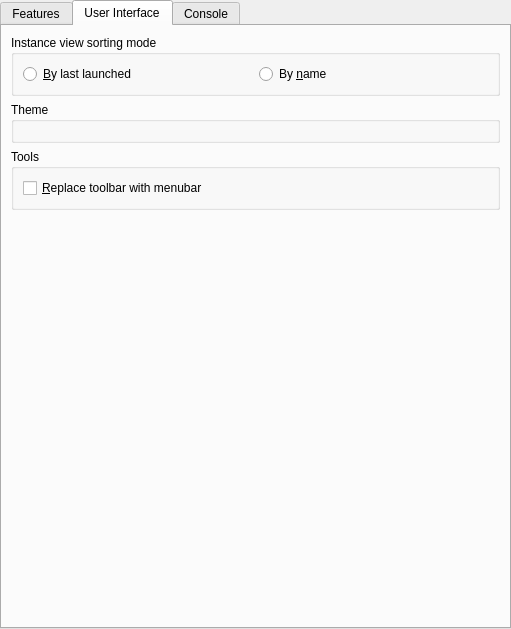
<?xml version="1.0" encoding="UTF-8"?>
<ui version="4.0">
 <class>LauncherPage</class>
 <widget class="QWidget" name="LauncherPage">
  <property name="geometry">
   <rect>
    <x>0</x>
    <y>0</y>
    <width>511</width>
    <height>629</height>
   </rect>
  </property>
  <property name="sizePolicy">
   <sizepolicy hsizetype="MinimumExpanding" vsizetype="MinimumExpanding">
    <horstretch>0</horstretch>
    <verstretch>0</verstretch>
   </sizepolicy>
  </property>
  <layout class="QVBoxLayout" name="mainLayout">
   <property name="leftMargin">
    <number>0</number>
   </property>
   <property name="topMargin">
    <number>0</number>
   </property>
   <property name="rightMargin">
    <number>0</number>
   </property>
   <property name="bottomMargin">
    <number>0</number>
   </property>
   <item>
    <widget class="QTabWidget" name="tabWidget">
     <property name="toolTip">
      <string notr="true"/>
     </property>
     <property name="tabShape">
      <enum>QTabWidget::Rounded</enum>
     </property>
     <property name="currentIndex">
      <number>1</number>
     </property>
     <widget class="QWidget" name="featuresTab">
      <attribute name="title">
       <string>Features</string>
      </attribute>
      <layout class="QVBoxLayout" name="verticalLayout_9">
       <item>
        <widget class="QGroupBox" name="updateSettingsBox">
         <property name="title">
          <string>Update Settings</string>
         </property>
         <layout class="QVBoxLayout" name="verticalLayout_7">
          <item>
           <widget class="QCheckBox" name="autoUpdateCheckBox">
            <property name="text">
             <string>Check for updates automatically</string>
            </property>
           </widget>
          </item>
         </layout>
        </widget>
       </item>
       <item>
        <widget class="QGroupBox" name="foldersBox">
         <property name="title">
          <string>Folders</string>
         </property>
         <layout class="QGridLayout" name="foldersBoxLayout">
          <item row="1" column="2">
           <widget class="QToolButton" name="modsDirBrowseBtn">
            <property name="text">
             <string notr="true">...</string>
            </property>
           </widget>
          </item>
          <item row="0" column="2">
           <widget class="QToolButton" name="instDirBrowseBtn">
            <property name="text">
             <string notr="true">...</string>
            </property>
           </widget>
          </item>
          <item row="2" column="2">
           <widget class="QToolButton" name="iconsDirBrowseBtn">
            <property name="text">
             <string notr="true">...</string>
            </property>
           </widget>
          </item>
          <item row="0" column="1">
           <widget class="QLineEdit" name="instDirTextBox"/>
          </item>
          <item row="2" column="0">
           <widget class="QLabel" name="labelIconsDir">
            <property name="text">
             <string>&amp;Icons:</string>
            </property>
            <property name="buddy">
             <cstring>iconsDirTextBox</cstring>
            </property>
           </widget>
          </item>
          <item row="1" column="1">
           <widget class="QLineEdit" name="modsDirTextBox"/>
          </item>
          <item row="0" column="0">
           <widget class="QLabel" name="labelInstDir">
            <property name="text">
             <string>I&amp;nstances:</string>
            </property>
            <property name="buddy">
             <cstring>instDirTextBox</cstring>
            </property>
           </widget>
          </item>
          <item row="2" column="1">
           <widget class="QLineEdit" name="iconsDirTextBox"/>
          </item>
          <item row="1" column="0">
           <widget class="QLabel" name="labelModsDir">
            <property name="text">
             <string>&amp;Mods:</string>
            </property>
            <property name="buddy">
             <cstring>modsDirTextBox</cstring>
            </property>
           </widget>
          </item>
         </layout>
        </widget>
       </item>
       <item>
        <widget class="QGroupBox" name="modsBox">
         <property name="title">
          <string>Mods</string>
         </property>
         <layout class="QVBoxLayout" name="verticalLayout_4">
          <item>
           <widget class="QCheckBox" name="metadataDisableBtn">
            <property name="toolTip">
             <string>Disable using metadata provided by mod providers (like Modrinth or Curseforge) for mods.</string>
            </property>
            <property name="text">
             <string>Disable using metadata for mods?</string>
            </property>
           </widget>
          </item>
          <item>
           <widget class="QLabel" name="metadataWarningLabel">
            <property name="text">
             <string>&lt;html&gt;&lt;head/&gt;&lt;body&gt;&lt;p&gt;&lt;span style=&quot; font-weight:600; color:#f5c211;&quot;&gt;Warning&lt;/span&gt;&lt;span style=&quot; color:#f5c211;&quot;&gt;: Disabling mod metadata may also disable some QoL features, such as mod updating!&lt;/span&gt;&lt;/p&gt;&lt;/body&gt;&lt;/html&gt;</string>
            </property>
            <property name="wordWrap">
             <bool>true</bool>
            </property>
           </widget>
          </item>
         </layout>
        </widget>
       </item>
       <item>
        <spacer name="verticalSpacer_2">
         <property name="orientation">
          <enum>Qt::Vertical</enum>
         </property>
         <property name="sizeHint" stdset="0">
          <size>
           <width>0</width>
           <height>0</height>
          </size>
         </property>
        </spacer>
       </item>
      </layout>
     </widget>
     <widget class="QWidget" name="generalTab">
      <attribute name="title">
       <string>User Interface</string>
      </attribute>
      <layout class="QVBoxLayout" name="verticalLayout_6">
       <item>
        <widget class="QGroupBox" name="sortingModeBox">
         <property name="enabled">
          <bool>true</bool>
         </property>
         <property name="title">
          <string>Instance view sorting mode</string>
         </property>
         <layout class="QHBoxLayout" name="sortingModeBoxLayout">
          <item>
           <widget class="QRadioButton" name="sortLastLaunchedBtn">
            <property name="text">
             <string>&amp;By last launched</string>
            </property>
            <attribute name="buttonGroup">
             <string notr="true">sortingModeGroup</string>
            </attribute>
           </widget>
          </item>
          <item>
           <widget class="QRadioButton" name="sortByNameBtn">
            <property name="text">
             <string>By &amp;name</string>
            </property>
            <attribute name="buttonGroup">
             <string notr="true">sortingModeGroup</string>
            </attribute>
           </widget>
          </item>
         </layout>
        </widget>
       </item>
       <item>
        <widget class="QGroupBox" name="themeBox">
         <property name="title">
          <string>Theme</string>
         </property>
         <layout class="QVBoxLayout" name="verticalLayout_5">
          <item>
           <widget class="ThemeCustomizationWidget" name="themeCustomizationWidget" native="true"/>
          </item>
         </layout>
        </widget>
       </item>
       <item>
        <widget class="QGroupBox" name="toolsBox">
         <property name="sizePolicy">
          <sizepolicy hsizetype="Preferred" vsizetype="Preferred">
           <horstretch>0</horstretch>
           <verstretch>0</verstretch>
          </sizepolicy>
         </property>
         <property name="title">
          <string>Tools</string>
         </property>
         <layout class="QVBoxLayout" name="verticalLayout">
          <item>
           <widget class="QCheckBox" name="preferMenuBarCheckBox">
            <property name="toolTip">
             <string>The menubar is more friendly for keyboard-driven interaction.</string>
            </property>
            <property name="text">
             <string>&amp;Replace toolbar with menubar</string>
            </property>
           </widget>
          </item>
         </layout>
        </widget>
       </item>
       <item>
        <spacer name="generalTabSpacer">
         <property name="orientation">
          <enum>Qt::Vertical</enum>
         </property>
         <property name="sizeHint" stdset="0">
          <size>
           <width>0</width>
           <height>0</height>
          </size>
         </property>
        </spacer>
       </item>
      </layout>
     </widget>
     <widget class="QWidget" name="consoleTab">
      <attribute name="title">
       <string>Console</string>
      </attribute>
      <layout class="QVBoxLayout" name="verticalLayout_2">
       <item>
        <widget class="QGroupBox" name="consoleSettingsBox">
         <property name="title">
          <string>Console Settings</string>
         </property>
         <layout class="QVBoxLayout" name="verticalLayout_3">
          <item>
           <widget class="QCheckBox" name="showConsoleCheck">
            <property name="text">
             <string>Show console while the game is &amp;running?</string>
            </property>
           </widget>
          </item>
          <item>
           <widget class="QCheckBox" name="autoCloseConsoleCheck">
            <property name="text">
             <string>&amp;Automatically close console when the game quits?</string>
            </property>
           </widget>
          </item>
          <item>
           <widget class="QCheckBox" name="showConsoleErrorCheck">
            <property name="text">
             <string>Show console when the game &amp;crashes?</string>
            </property>
           </widget>
          </item>
         </layout>
        </widget>
       </item>
       <item>
        <widget class="QGroupBox" name="groupBox_4">
         <property name="title">
          <string>&amp;History limit</string>
         </property>
         <layout class="QGridLayout" name="gridLayout_3">
          <item row="1" column="0">
           <widget class="QCheckBox" name="checkStopLogging">
            <property name="text">
             <string>&amp;Stop logging when log overflows</string>
            </property>
           </widget>
          </item>
          <item row="0" column="0">
           <widget class="QSpinBox" name="lineLimitSpinBox">
            <property name="sizePolicy">
             <sizepolicy hsizetype="Expanding" vsizetype="Fixed">
              <horstretch>0</horstretch>
              <verstretch>0</verstretch>
             </sizepolicy>
            </property>
            <property name="suffix">
             <string> lines</string>
            </property>
            <property name="minimum">
             <number>10000</number>
            </property>
            <property name="maximum">
             <number>1000000</number>
            </property>
            <property name="singleStep">
             <number>10000</number>
            </property>
            <property name="value">
             <number>100000</number>
            </property>
           </widget>
          </item>
         </layout>
        </widget>
       </item>
       <item>
        <widget class="QGroupBox" name="themeBox_2">
         <property name="sizePolicy">
          <sizepolicy hsizetype="Preferred" vsizetype="MinimumExpanding">
           <horstretch>0</horstretch>
           <verstretch>0</verstretch>
          </sizepolicy>
         </property>
         <property name="title">
          <string>Console &amp;font</string>
         </property>
         <layout class="QGridLayout" name="gridLayout_2">
          <item row="1" column="0" colspan="2">
           <widget class="QTextEdit" name="fontPreview">
            <property name="sizePolicy">
             <sizepolicy hsizetype="Expanding" vsizetype="MinimumExpanding">
              <horstretch>0</horstretch>
              <verstretch>0</verstretch>
             </sizepolicy>
            </property>
            <property name="horizontalScrollBarPolicy">
             <enum>Qt::ScrollBarAlwaysOff</enum>
            </property>
            <property name="undoRedoEnabled">
             <bool>false</bool>
            </property>
            <property name="textInteractionFlags">
             <set>Qt::TextSelectableByKeyboard|Qt::TextSelectableByMouse</set>
            </property>
           </widget>
          </item>
          <item row="0" column="0">
           <widget class="QFontComboBox" name="consoleFont">
            <property name="sizePolicy">
             <sizepolicy hsizetype="Expanding" vsizetype="Fixed">
              <horstretch>0</horstretch>
              <verstretch>0</verstretch>
             </sizepolicy>
            </property>
           </widget>
          </item>
          <item row="0" column="1">
           <widget class="QSpinBox" name="fontSizeBox">
            <property name="minimum">
             <number>5</number>
            </property>
            <property name="maximum">
             <number>16</number>
            </property>
            <property name="value">
             <number>11</number>
            </property>
           </widget>
          </item>
         </layout>
        </widget>
       </item>
      </layout>
     </widget>
    </widget>
   </item>
  </layout>
 </widget>
 <customwidgets>
  <customwidget>
   <class>ThemeCustomizationWidget</class>
   <extends>QWidget</extends>
   <header>ui/widgets/ThemeCustomizationWidget.h</header>
   <container>1</container>
  </customwidget>
 </customwidgets>
 <tabstops>
  <tabstop>tabWidget</tabstop>
  <tabstop>autoUpdateCheckBox</tabstop>
  <tabstop>instDirTextBox</tabstop>
  <tabstop>instDirBrowseBtn</tabstop>
  <tabstop>modsDirTextBox</tabstop>
  <tabstop>modsDirBrowseBtn</tabstop>
  <tabstop>iconsDirTextBox</tabstop>
  <tabstop>iconsDirBrowseBtn</tabstop>
  <tabstop>sortLastLaunchedBtn</tabstop>
  <tabstop>sortByNameBtn</tabstop>
  <tabstop>showConsoleCheck</tabstop>
  <tabstop>autoCloseConsoleCheck</tabstop>
  <tabstop>showConsoleErrorCheck</tabstop>
  <tabstop>lineLimitSpinBox</tabstop>
  <tabstop>checkStopLogging</tabstop>
  <tabstop>consoleFont</tabstop>
  <tabstop>fontSizeBox</tabstop>
  <tabstop>fontPreview</tabstop>
 </tabstops>
 <resources/>
 <connections/>
 <buttongroups>
  <buttongroup name="sortingModeGroup"/>
 </buttongroups>
</ui>
